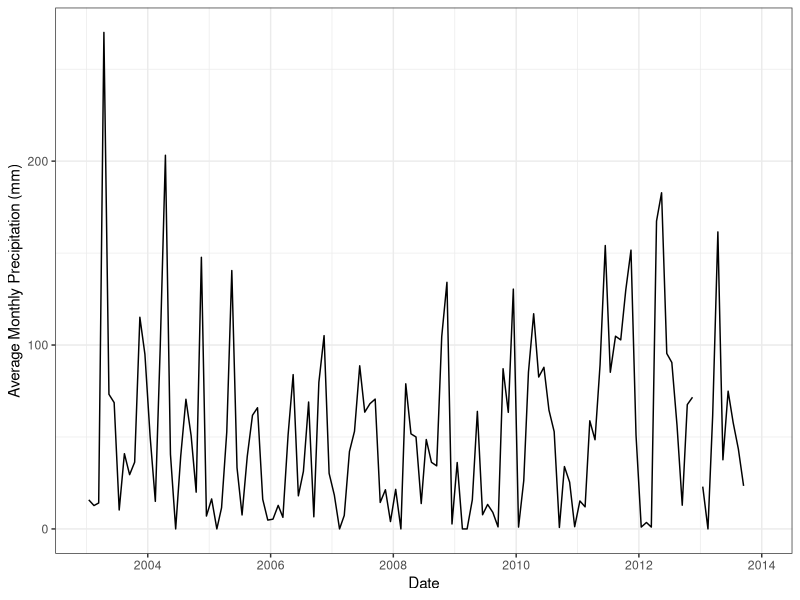

The R script that drew this image:
setwd("~/Repositories/klee-stability")

library(tidyverse)
library(lubridate)

ppt <- read.csv("KLEE_monthly_precipitation_03_13.csv")

colnames(ppt) <- c("Month", "North", "Central", "South", "Average", "std.error")

ppt2 <- ppt %>%
  separate(Month, into = c("Month", "Year"), sep = " ") %>%
  mutate(Day = 15) %>%
  mutate(Date_temp = paste(Year, Month, sep = "_")) %>%
  mutate(Date_temp2 = paste(Date_temp, Day, sep = "_")) %>%
  mutate(Date_final = ymd(Date_temp2)) %>% #change dates into recognized format
  select(-Month, -Day, -Year, -Date_temp, -Date_temp2)

ggplot(ppt2, aes(x=Date_final, y=Average)) +
  geom_line() +
  xlab("Date") + ylab("Average Monthly Precipitation (mm)") +
  theme_bw()

